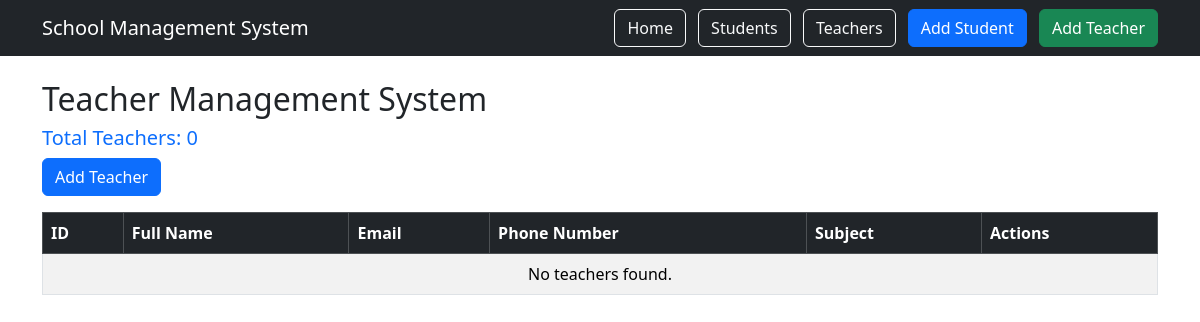
The page /teachers/ on the database as committed earlier.
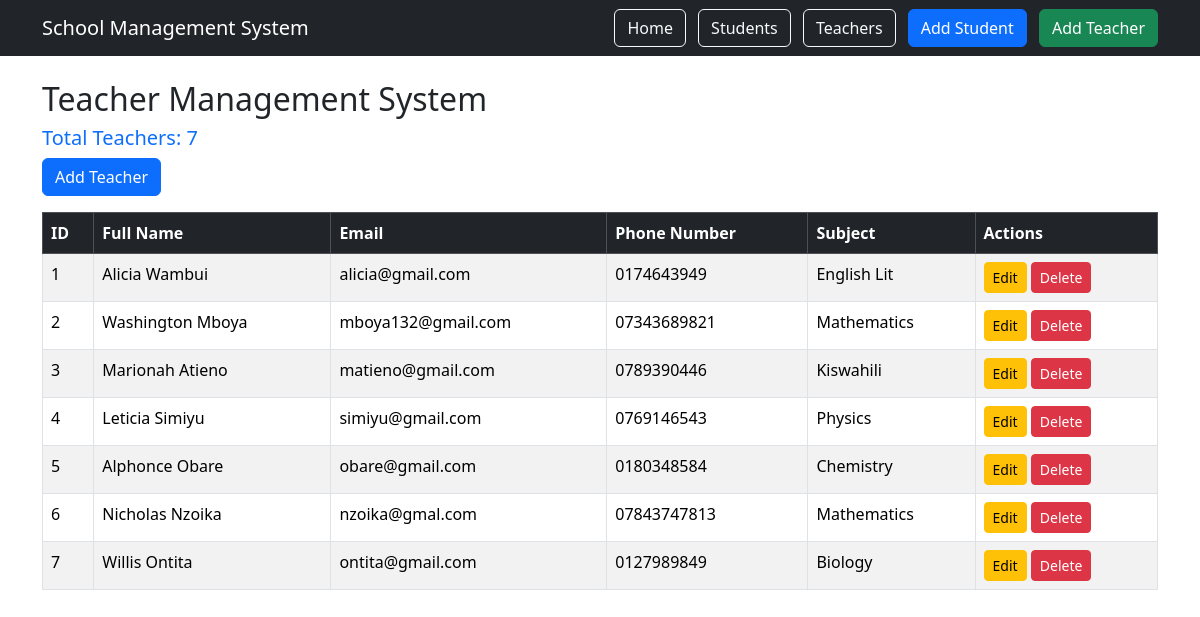
The same page on the database as committed later.
### teachers/models.py (models this page shows, shortened)
class Teacher(models.Model):
    full_name = models.CharField(max_length=100)
    email = models.EmailField()
    phone_number = models.CharField(max_length=15)
    subject = models.CharField(max_length=100)

### teachers/views.py (the view)
# urls.py: path('', views.teacher_list, name='teacher_list'),
def teacher_list(request):
    teachers = Teacher.objects.all()
    return render(request, "teachers_crud/teacher_list.html", {
        "teachers": teachers
    })

### templates/teachers_crud/teacher_list.html (shortened to what this page needs)
{% extends 'base.html' %}
{% block content %}
<h2>Teacher Management System</h2>
<h5 class="text-primary">
    Total Teachers: {{ teachers|length }}
</h5>
<a href="{% url 'add_teacher' %}" class="btn btn-primary mb-3">
    Add Teacher
</a>
<table class="table table-bordered table-striped table-hover">
    <thead class="table-dark">
        <tr>
            <th>ID</th>
            <th>Full Name</th>
            <th>Email</th>
            <th>Phone Number</th>
            <th>Subject</th>
            <th>Actions</th>
        </tr>
    </thead>
    <tbody>
    {% for teacher in teachers %}
        <tr>
            <td>{{ teacher.id }}</td>
            <td>{{ teacher.full_name }}</td>
            <td>{{ teacher.email }}</td>
            <td>{{ teacher.phone_number }}</td>
            <td>{{ teacher.subject }}</td>
            <td>
                <a href="{% url 'edit_teacher' teacher.id %}" class="btn btn-warning btn-sm">
                    Edit
                </a>
                <a href="{% url 'delete_teacher' teacher.id %}"
                   class="btn btn-danger btn-sm"
                   onclick="return confirm('Are you sure you want to delete this teacher?');">
                    Delete
                </a>
            </td>
        </tr>
    {% empty %}
        <tr>
            <td colspan="6" class="text-center">
                No teachers found.
            </td>
        </tr>
    {% endfor %}
    </tbody>
</table>
{% endblock %}

Rows that differ between the two databases and show on the page:
added Teacher: id "1", full_name "Alicia Wambui", email "alicia@gmail.com", phone_number "0174643949", subject "English Lit"
added Teacher: id "2", full_name "Washington Mboya", email "mboya132@gmail.com", phone_number "07343689821", subject "Mathematics"
added Teacher: id "3", full_name "Marionah Atieno", email "matieno@gmail.com", phone_number "0789390446", subject "Kiswahili"
added Teacher: id "4", full_name "Leticia Simiyu", email "simiyu@gmail.com", phone_number "0769146543", subject "Physics"
added Teacher: id "5", full_name "Alphonce Obare", email "obare@gmail.com", phone_number "0180348584", subject "Chemistry"
added Teacher: id "6", full_name "Nicholas Nzoika", email "nzoika@gmal.com", phone_number "07843747813", subject "Mathematics"
added Teacher: id "7", full_name "Willis Ontita", email "ontita@gmail.com", phone_number "0127989849", subject "Biology"
Other text that changed with them:
{{ teachers|length }}: "0" → "7"
text no longer shown: "No teachers found."
